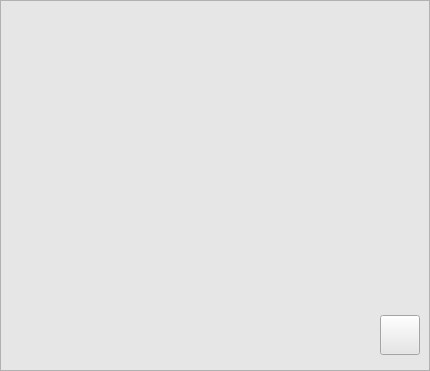
  <widget class="QFrame" name="frame">
   <property name="geometry">
    <rect>
     <x>150</x>
     <y>230</y>
     <width>430</width>
     <height>371</height>
    </rect>
   </property>
   <property name="palette">
    <palette>
     <active>
      <colorrole role="WindowText">
       <brush brushstyle="SolidPattern">
        <color alpha="255">
         <red>0</red>
         <green>0</green>
         <blue>0</blue>
        </color>
       </brush>
      </colorrole>
      <colorrole role="Button">
       <brush brushstyle="SolidPattern">
        <color alpha="255">
         <red>230</red>
         <green>230</green>
         <blue>230</blue>
        </color>
       </brush>
      </colorrole>
      <colorrole role="Light">
       <brush brushstyle="SolidPattern">
        <color alpha="255">
         <red>255</red>
         <green>255</green>
         <blue>255</blue>
        </color>
       </brush>
      </colorrole>
      <colorrole role="Midlight">
       <brush brushstyle="SolidPattern">
        <color alpha="255">
         <red>242</red>
         <green>242</green>
         <blue>242</blue>
        </color>
       </brush>
      </colorrole>
      <colorrole role="Dark">
       <brush brushstyle="SolidPattern">
        <color alpha="255">
         <red>115</red>
         <green>115</green>
         <blue>115</blue>
        </color>
       </brush>
      </colorrole>
      <colorrole role="Mid">
       <brush brushstyle="SolidPattern">
        <color alpha="255">
         <red>153</red>
         <green>153</green>
         <blue>153</blue>
        </color>
       </brush>
      </colorrole>
      <colorrole role="Text">
       <brush brushstyle="SolidPattern">
        <color alpha="255">
         <red>0</red>
         <green>0</green>
         <blue>0</blue>
        </color>
       </brush>
      </colorrole>
      <colorrole role="BrightText">
       <brush brushstyle="SolidPattern">
        <color alpha="255">
         <red>255</red>
         <green>255</green>
         <blue>255</blue>
        </color>
       </brush>
      </colorrole>
      <colorrole role="ButtonText">
       <brush brushstyle="SolidPattern">
        <color alpha="255">
         <red>0</red>
         <green>0</green>
         <blue>0</blue>
        </color>
       </brush>
      </colorrole>
      <colorrole role="Base">
       <brush brushstyle="SolidPattern">
        <color alpha="255">
         <red>255</red>
         <green>255</green>
         <blue>255</blue>
        </color>
       </brush>
      </colorrole>
      <colorrole role="Window">
       <brush brushstyle="SolidPattern">
        <color alpha="255">
         <red>230</red>
         <green>230</green>
         <blue>230</blue>
        </color>
       </brush>
      </colorrole>
      <colorrole role="Shadow">
       <brush brushstyle="SolidPattern">
        <color alpha="255">
         <red>0</red>
         <green>0</green>
         <blue>0</blue>
        </color>
       </brush>
      </colorrole>
      <colorrole role="AlternateBase">
       <brush brushstyle="SolidPattern">
        <color alpha="255">
         <red>242</red>
         <green>242</green>
         <blue>242</blue>
        </color>
       </brush>
      </colorrole>
      <colorrole role="ToolTipBase">
       <brush brushstyle="SolidPattern">
        <color alpha="255">
         <red>255</red>
         <green>255</green>
         <blue>220</blue>
        </color>
       </brush>
      </colorrole>
      <colorrole role="ToolTipText">
       <brush brushstyle="SolidPattern">
        <color alpha="255">
         <red>0</red>
         <green>0</green>
         <blue>0</blue>
        </color>
       </brush>
      </colorrole>
     </active>
     <inactive>
      <colorrole role="WindowText">
       <brush brushstyle="SolidPattern">
        <color alpha="255">
         <red>0</red>
         <green>0</green>
         <blue>0</blue>
        </color>
       </brush>
      </colorrole>
      <colorrole role="Button">
       <brush brushstyle="SolidPattern">
        <color alpha="255">
         <red>230</red>
         <green>230</green>
         <blue>230</blue>
        </color>
       </brush>
      </colorrole>
      <colorrole role="Light">
       <brush brushstyle="SolidPattern">
        <color alpha="255">
         <red>255</red>
         <green>255</green>
         <blue>255</blue>
        </color>
       </brush>
      </colorrole>
      <colorrole role="Midlight">
       <brush brushstyle="SolidPattern">
        <color alpha="255">
         <red>242</red>
         <green>242</green>
         <blue>242</blue>
        </color>
       </brush>
      </colorrole>
      <colorrole role="Dark">
       <brush brushstyle="SolidPattern">
        <color alpha="255">
         <red>115</red>
         <green>115</green>
         <blue>115</blue>
        </color>
       </brush>
      </colorrole>
      <colorrole role="Mid">
       <brush brushstyle="SolidPattern">
        <color alpha="255">
         <red>153</red>
         <green>153</green>
         <blue>153</blue>
        </color>
       </brush>
      </colorrole>
      <colorrole role="Text">
       <brush brushstyle="SolidPattern">
        <color alpha="255">
         <red>0</red>
         <green>0</green>
         <blue>0</blue>
        </color>
       </brush>
      </colorrole>
      <colorrole role="BrightText">
       <brush brushstyle="SolidPattern">
        <color alpha="255">
         <red>255</red>
         <green>255</green>
         <blue>255</blue>
        </color>
       </brush>
      </colorrole>
      <colorrole role="ButtonText">
       <brush brushstyle="SolidPattern">
        <color alpha="255">
         <red>0</red>
         <green>0</green>
         <blue>0</blue>
        </color>
       </brush>
      </colorrole>
      <colorrole role="Base">
       <brush brushstyle="SolidPattern">
        <color alpha="255">
         <red>255</red>
         <green>255</green>
         <blue>255</blue>
        </color>
       </brush>
      </colorrole>
      <colorrole role="Window">
       <brush brushstyle="SolidPattern">
        <color alpha="255">
         <red>230</red>
         <green>230</green>
         <blue>230</blue>
        </color>
       </brush>
      </colorrole>
      <colorrole role="Shadow">
       <brush brushstyle="SolidPattern">
        <color alpha="255">
         <red>0</red>
         <green>0</green>
         <blue>0</blue>
        </color>
       </brush>
      </colorrole>
      <colorrole role="AlternateBase">
       <brush brushstyle="SolidPattern">
        <color alpha="255">
         <red>242</red>
         <green>242</green>
         <blue>242</blue>
        </color>
       </brush>
      </colorrole>
      <colorrole role="ToolTipBase">
       <brush brushstyle="SolidPattern">
        <color alpha="255">
         <red>255</red>
         <green>255</green>
         <blue>220</blue>
        </color>
       </brush>
      </colorrole>
      <colorrole role="ToolTipText">
       <brush brushstyle="SolidPattern">
        <color alpha="255">
         <red>0</red>
         <green>0</green>
         <blue>0</blue>
        </color>
       </brush>
      </colorrole>
     </inactive>
     <disabled>
      <colorrole role="WindowText">
       <brush brushstyle="SolidPattern">
        <color alpha="255">
         <red>115</red>
         <green>115</green>
         <blue>115</blue>
        </color>
       </brush>
      </colorrole>
      <colorrole role="Button">
       <brush brushstyle="SolidPattern">
        <color alpha="255">
         <red>230</red>
         <green>230</green>
         <blue>230</blue>
        </color>
       </brush>
      </colorrole>
      <colorrole role="Light">
       <brush brushstyle="SolidPattern">
        <color alpha="255">
         <red>255</red>
         <green>255</green>
         <blue>255</blue>
        </color>
       </brush>
      </colorrole>
      <colorrole role="Midlight">
       <brush brushstyle="SolidPattern">
        <color alpha="255">
         <red>242</red>
         <green>242</green>
         <blue>242</blue>
        </color>
       </brush>
      </colorrole>
      <colorrole role="Dark">
       <brush brushstyle="SolidPattern">
        <color alpha="255">
         <red>115</red>
         <green>115</green>
         <blue>115</blue>
        </color>
       </brush>
      </colorrole>
      <colorrole role="Mid">
       <brush brushstyle="SolidPattern">
        <color alpha="255">
         <red>153</red>
         <green>153</green>
         <blue>153</blue>
        </color>
       </brush>
      </colorrole>
      <colorrole role="Text">
       <brush brushstyle="SolidPattern">
        <color alpha="255">
         <red>115</red>
         <green>115</green>
         <blue>115</blue>
        </color>
       </brush>
      </colorrole>
      <colorrole role="BrightText">
       <brush brushstyle="SolidPattern">
        <color alpha="255">
         <red>255</red>
         <green>255</green>
         <blue>255</blue>
        </color>
       </brush>
      </colorrole>
      <colorrole role="ButtonText">
       <brush brushstyle="SolidPattern">
        <color alpha="255">
         <red>115</red>
         <green>115</green>
         <blue>115</blue>
        </color>
       </brush>
      </colorrole>
      <colorrole role="Base">
       <brush brushstyle="SolidPattern">
        <color alpha="255">
         <red>230</red>
         <green>230</green>
         <blue>230</blue>
        </color>
       </brush>
      </colorrole>
      <colorrole role="Window">
       <brush brushstyle="SolidPattern">
        <color alpha="255">
         <red>230</red>
         <green>230</green>
         <blue>230</blue>
        </color>
       </brush>
      </colorrole>
      <colorrole role="Shadow">
       <brush brushstyle="SolidPattern">
        <color alpha="255">
         <red>0</red>
         <green>0</green>
         <blue>0</blue>
        </color>
       </brush>
      </colorrole>
      <colorrole role="AlternateBase">
       <brush brushstyle="SolidPattern">
        <color alpha="255">
         <red>230</red>
         <green>230</green>
         <blue>230</blue>
        </color>
       </brush>
      </colorrole>
      <colorrole role="ToolTipBase">
       <brush brushstyle="SolidPattern">
        <color alpha="255">
         <red>255</red>
         <green>255</green>
         <blue>220</blue>
        </color>
       </brush>
      </colorrole>
      <colorrole role="ToolTipText">
       <brush brushstyle="SolidPattern">
        <color alpha="255">
         <red>0</red>
         <green>0</green>
         <blue>0</blue>
        </color>
       </brush>
      </colorrole>
     </disabled>
    </palette>
   </property>
   <property name="autoFillBackground">
    <bool>true</bool>
   </property>
   <property name="frameShape">
    <enum>QFrame::StyledPanel</enum>
   </property>
   <property name="frameShadow">
    <enum>QFrame::Raised</enum>
   </property>
   <widget class="QWidget" name="horizontalLayoutWidget">
    <property name="geometry">
     <rect>
      <x>10</x>
      <y>10</y>
      <width>411</width>
      <height>321</height>
     </rect>
    </property>
    <layout class="QHBoxLayout" name="tankFrameLayout1"/>
   </widget>
   <widget class="QLabel" name="label_7">
    <property name="geometry">
     <rect>
      <x>40</x>
      <y>330</y>
      <width>340</width>
      <height>12</height>
     </rect>
    </property>
    <property name="sizePolicy">
     <sizepolicy hsizetype="Expanding" vsizetype="Preferred">
      <horstretch>0</horstretch>
      <verstretch>0</verstretch>
     </sizepolicy>
    </property>
    <property name="text">
     <string/>
    </property>
    <property name="pixmap">
     <pixmap resource="src.qrc">:/image/old/horizontalValvePipe.png</pixmap>
    </property>
    <property name="scaledContents">
     <bool>true</bool>
    </property>
   </widget>
   <widget class="QPushButton" name="fanPushButton">
    <property name="geometry">
     <rect>
      <x>380</x>
      <y>315</y>
      <width>40</width>
      <height>40</height>
     </rect>
    </property>
    <property name="text">
     <string/>
    </property>
    <property name="icon">
     <iconset>
      <normalon>:/image/old/VF_G.bmp</normalon>
     </iconset>
    </property>
    <property name="iconSize">
     <size>
      <width>40</width>
      <height>40</height>
     </size>
    </property>
   </widget>
  </widget>
